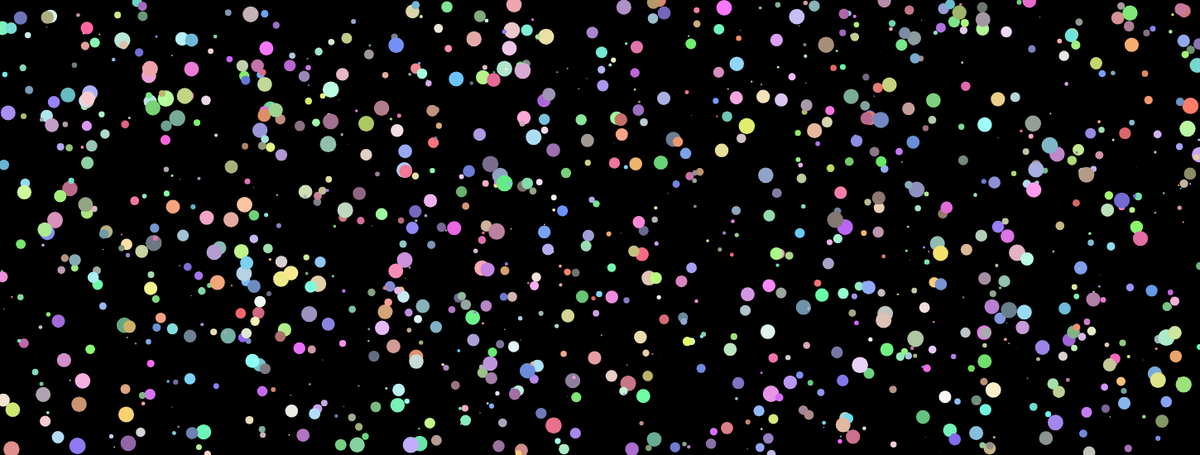
Frame 1 (no input)
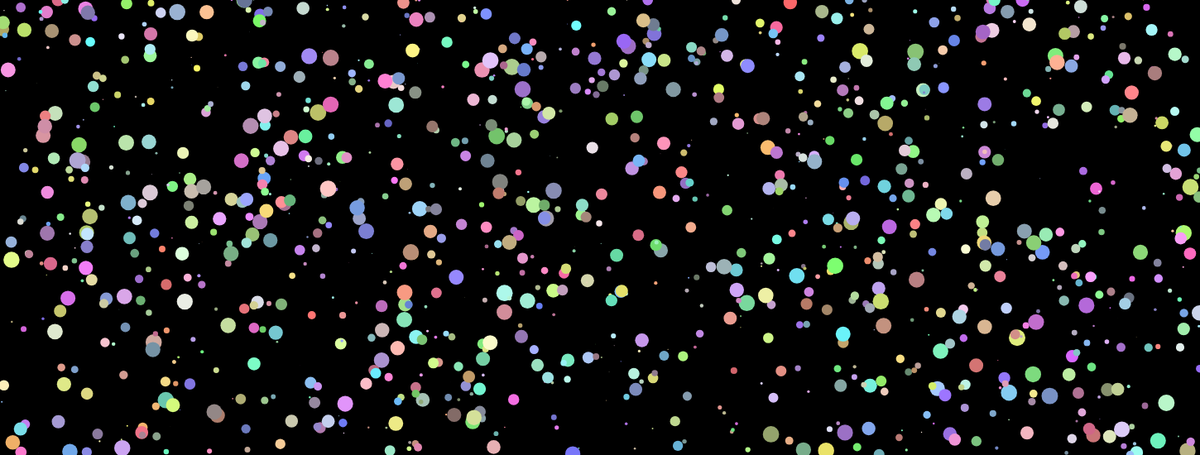
Frame 60 (no input)
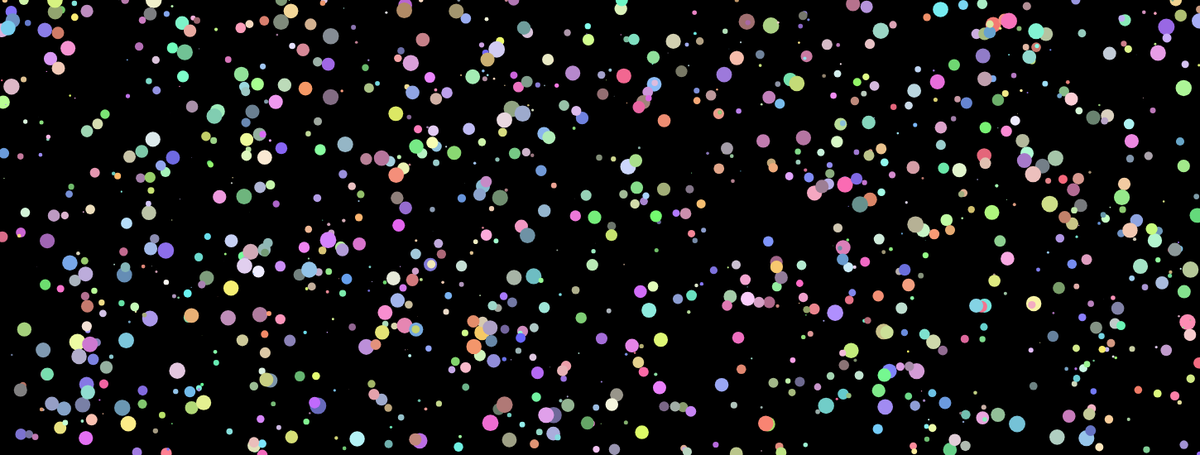
Frame 120 (the mouse pressed at the canvas centre since frame 60)

The p5.js sketch that drew these frames (run headless with seeded random() and noise() and a simulated clock; from frame 60 on, the mouse is pressed at the canvas centre):

// p5.js sketch
// ── sketch.js
let snowflakes = [];
let circlecolor;
function setup() {
  createCanvas(1450, 550);
  let amount = random(width / 4, width);
  for (let i = 0; i < amount; i++) {
    let randx = random(width);
    let randy = random(height);
    let randr = random(20);
    let randspeed = random(15);
    snowflakes[i] = new flake(randx, randy, randr, randspeed);
    // randx+=15
  }
}

function draw() {
  background(0);

  for (let i = 0; snowflakes[i]; i++) {
    snowflakes[i].show();
    snowflakes[i].update();
    snowflakes[i].remove();
  }
}

class flake {
  constructor(xval, yval, rval, speedval) {
    this.x = xval;
    this.y = yval;
    this.r = rval;
    this.speed = speedval;
  }

  remove() {
    if (this.y >= height) {
      this.y = 0;
    }
  }

  update() {
    this.y += this.speed;
  }

  show() {
    let redcolor = random(100, 255);
    let bluecolor = random(100, 255);
    let greencolor = random(100, 255);
    circlecolor = color(redcolor, greencolor, bluecolor);
    strokeWeight(0);
    fill(circlecolor);
    circle(this.x, this.y, this.r);
  }
}
